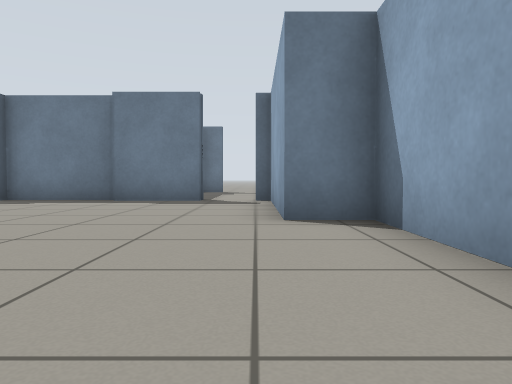
view 1 (above)

17 first-person views from a walk through a Gazebo world. The camera is 0.5 m above the floor, tilts 2° down and sees 70° across. The floor is counted in squares, 1 m on a side. Each view is taken from the middle of a square. On the plan, view 1 faces up. The plan holds only what a view shows up to about 9 squares ahead; the rest is blank.

view 2
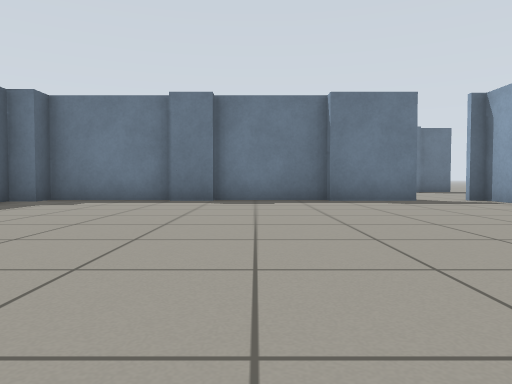

view 3
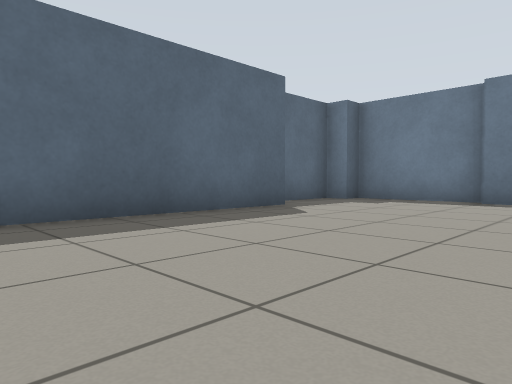

view 4
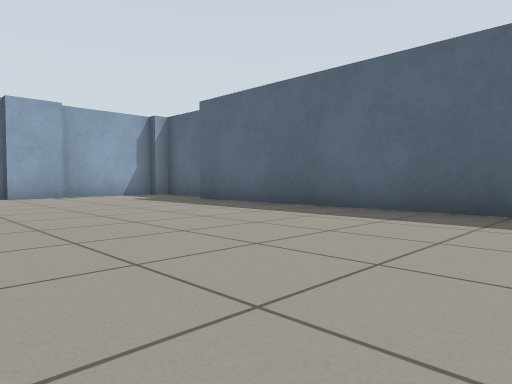

view 5
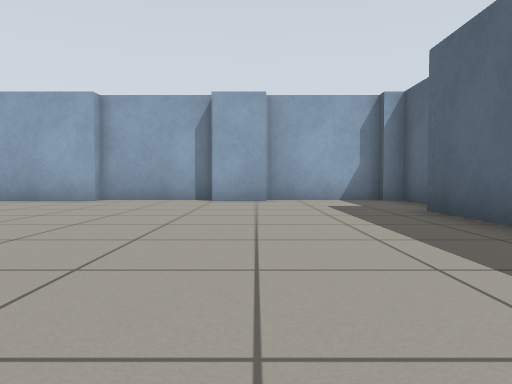

view 6
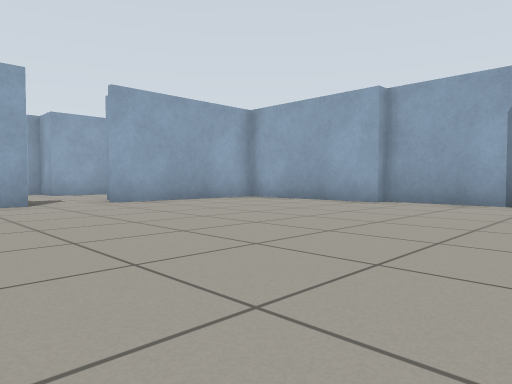

view 7
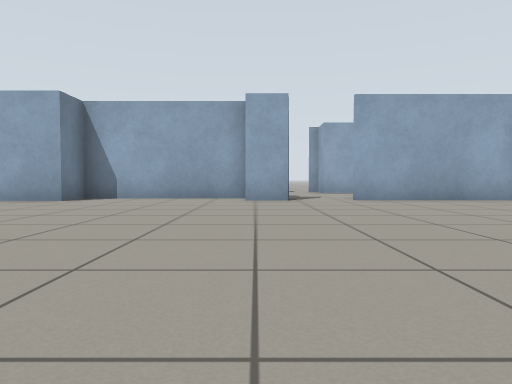

view 8
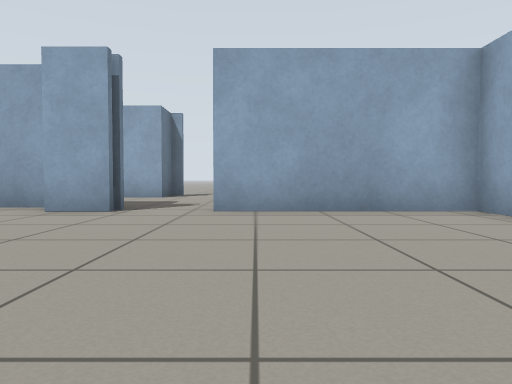

view 9
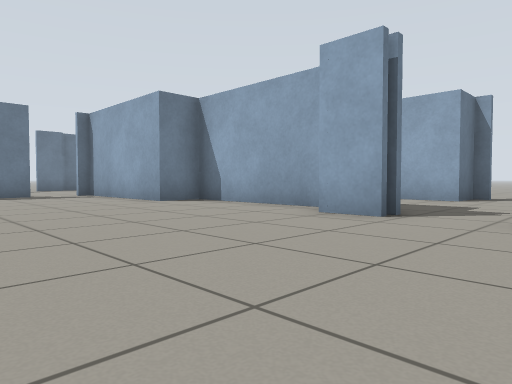

view 10
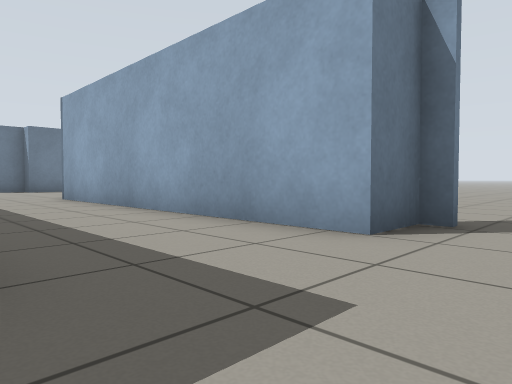

view 11
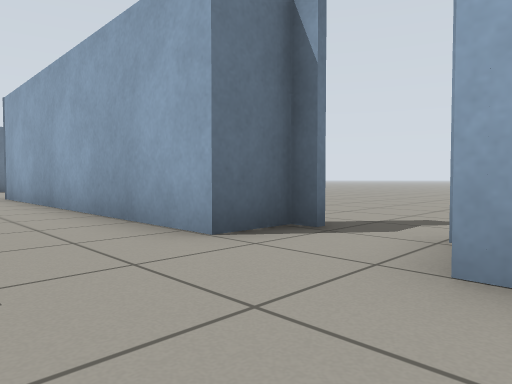

view 12
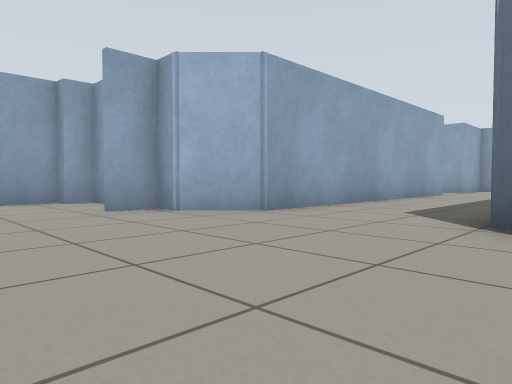

view 13
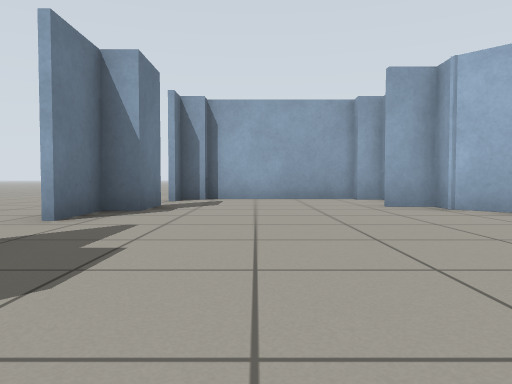

view 14
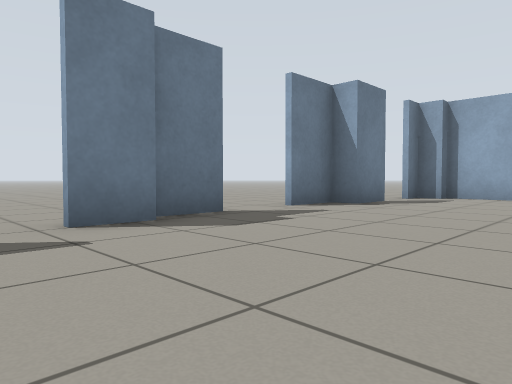

view 15
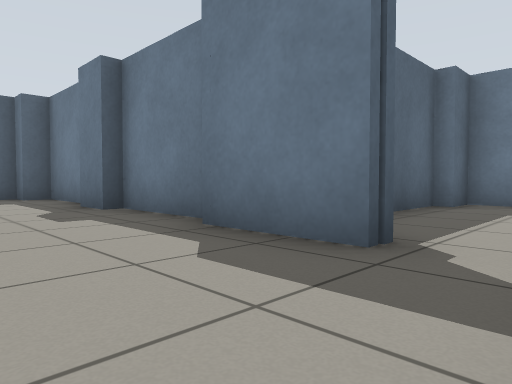

view 16
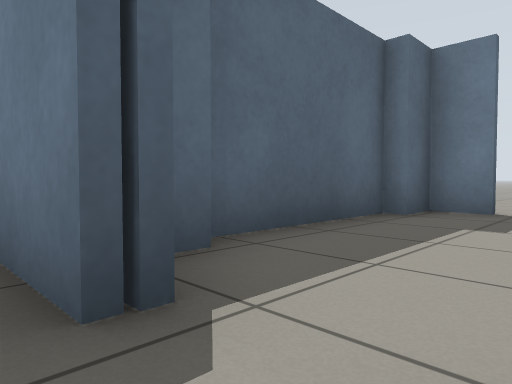

view 17
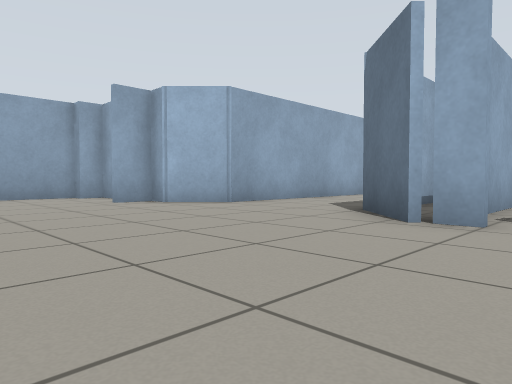

### Floor plan
Points are (right, up) in squares from view 1. A wall is a line through its corners. A room is listed if a view was taken in it or the views show most of it. See-through windows are left out.
Room 1 (views 1, 2, 3, 4, 5, 6, 7, 8, 9, 10, 15, 16)
walls: (0.7, -0.9) (0.7, 0.3); (1.4, 0.6) (1.4, 4.4) (0.3, 4.4) (0.3, 8.6); (1.8, 4.9) (1.8, 5.6); (-9.7, 5.5) (-9.7, -3.8); (-6, 8.5) (-7, 8.5); (-3.3, 8.8) (-6, 8.8); (-7.2, -6.4) (-6, -6.4) (-6, -6.8) (-3.3, -6.8) (-3.3, -6.4) (0.7, -6.4) (0.7, -2.2); (-1.3, 8.9) (-1.3, 8.5) (-3.3, 8.5); (-7, 8.8) (-9.9, 8.8) (-9.9, 8.2) (-10.5, 8.2) (-10.5, 6.5); (-2.1, 9.7) (-2.1, 9.2); (-10.5, -5.1) (-10.5, -6.4); (-9.9, -6.4) (-9.9, -6.8) (-7.2, -6.8)
ways out: opening at (-1, 9) to room 3; opening at (1.5, -1.5) to room 3
Room 2 (view 11)
walls: (8.9, 8.9) (8.9, 9.6)
ways out: opening at (3.5, -3.5) to room 3; opening at (7.5, 9) to room 3; opening at (7.5, 14.5) to room 3; gap at (6, -1.5) to room 3; opening at (5.5, 15.5)
Room 3 (views 12, 13, 14, 17)
walls: (0.7, 8.8) (2, 7.5); (5.9, 8.7) (6.6, 8.7) (6.6, 9.8); (-0.1, 8.7) (0.5, 8.7); (1.4, 14) (0.2, 14); (2.8, 14.4) (1.4, 14.4); (9.2, 9.5) (9.2, 12.6); (7, 13.8) (5.7, 13.8) (5.7, 14.4) (4.2, 14.4); (-1.2, 14) (-2.1, 14) (-2.1, 13.1); (-2.5, 13.1) (-2.5, 9.9); (8.9, 13.1) (8.9, 13.8) (8.2, 13.8); (6.1, -0.9) (6.1, -0.4) (5, -0.4) (5, 7.8) (6.1, 8.9)
ways out: opening at (-1, 9) to room 1; opening at (1.5, -1.5) to room 1; opening at (3.5, -3.5) to room 2; opening at (7.5, 9) to room 2; opening at (7.5, 14.5) to room 2; gap at (6, -1.5) to room 2; opening at (-0.5, 14); opening at (3.5, 14)

Where each view was taken, in squares from view 1:
view 1: 0 up, 0 right, facing up
view 2: 0 up, 5 left, facing up
view 3: 0 up, 5 left, facing up-left
view 4: 4 up, 4 left, facing down-left
view 5: 2 up, 7 left, facing down
view 6: 1 up, 7 left, facing down-right
view 7: 0 up, 8 left, facing right
view 8: 3 down, 5 left, facing right
view 9: 3 down, 4 left, facing up-right
view 10: 2 down, 2 right, facing up-right
view 11: 3 down, 3 right, facing up-right
view 12: 12 up, 1 right, facing down-right
view 13: 12 up, 0 right, facing right
view 14: 10 up, 1 left, facing up-right
view 15: 6 up, 0 right, facing up-left
view 16: 8 up, 0 right, facing up-left
view 17: 13 up, 1 left, facing down-right
